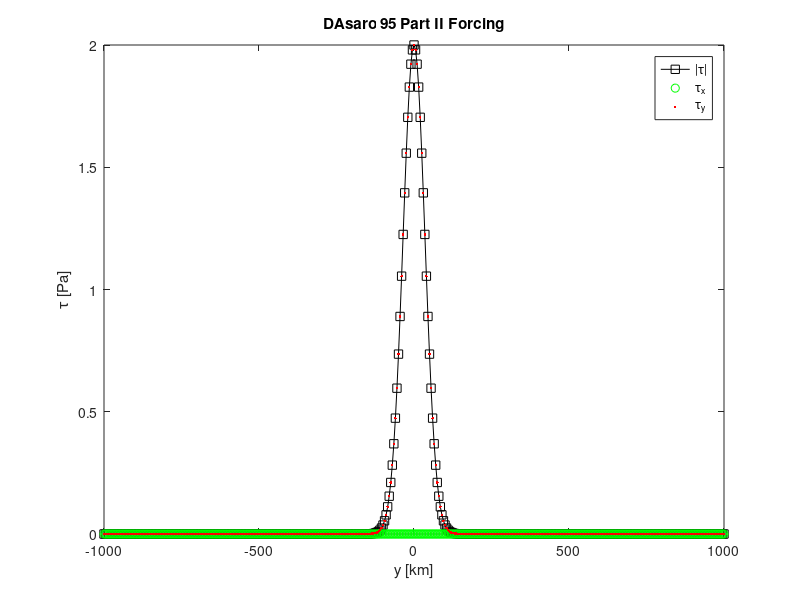

This figure's MATLAB source: (Note: this script raises an error after producing the figure.)
clear all

y=[-1000:5:1000];

ystorm = 50; %km

tau0=2.0;

tau = sqrt(-1).*tau0.*exp(-((y/ystorm).^2));

dTstorm=12; %12 h forcing (I also use it as index for hourly data)



figure

plot(y,abs(tau),'k-s',y,real(tau),'go',y,imag(tau),'r.')

legend('|\tau|','\tau_x','\tau_y');

xlabel('y [km]'); ylabel('\tau [Pa]');

title('DAsaro 95 Part II Forcing');

% Conclusion DAsaro's tau: y-component ONLY!!





% Slab model solution

%fi=sw_f(47.5); % at y = 0
fi=sw_f(84); % at y = 0



% what is beta

beta=(sw_f(48.5)-sw_f(46.5))./222240;

% get the local f

f0=fi; yf0=0;

ykm=y;

for I=1:length(ykm)

    dy=ykm(I)-yf0;

    flocal(I)=(f0 + beta*(dy*1000));

end





% Slab model mixed layer velocity solution using local f

damp_day=30; % damping time scale

r = 1/(damp_day*24*3600); % damping coeff

rhow=1025;

H=30;  %mixed layer depth

thr=[0:20*24]; % 20 days time series

% wind forcing time window

forcing_time=ones(size(thr)).*0;

forcing_time(1:dTstorm)=1; % wind forcing for dTstorm hours



t=thr*3600;

for J=1:length(ykm)

    

    tauI= tau(J)*forcing_time; % time series of tau at this y location

    

    T=tauI./rhow;

    omega= complex(r,flocal(J));

    Z(1,J)=complex(.001,0);

    % DAsaro 85 appendix formulation

    for I=2:length(t)

        dt=t(I)-t(I-1);

        Tt=(T(I)-T(I-1))/dt;

        p1 = Z(I-1,J).*exp(-omega.*dt);

        p2 = Tt./(H.*(omega.*omega));

        p3=(1 - exp(-omega.*dt));

        Z(I,J)=p1-(p2.*p3);

        clear p1 p2 p3

    end

    clear T

end

clear dt Tt omega

%------------





t0=0;

% back rotate

% note below flocal is converted to rad/h to match with time in hr

% Part 1 claims he uses fi at 47.5N for backrotating (not local)

for I=1:size(Z,2) % y dim

    UR(:,I)=Z(:,I).*(exp(i.*((fi*3600).*(thr(:)-t0))));

end





figure

ax(1)=subplot(211);

pcolor(ykm,thr,imag(Z)); shading flat; colorbar

xlabel('y [km]'); ylabel('Time [h]');

title(['Slab model solution, v_{slab}; H=',num2str(H),' m; r =',num2str(damp_day),' day']);



ax(2)=subplot(212)

pcolor(ykm,thr,imag(UR)); shading flat; colorbar

title('Backrotated v_{slab}')

xlabel('y [km]'); ylabel('Time [h]');



figure

plot(thr,imag(Z(:,ceil(length(y)/2)-1))); hold on

plot(thr,imag(UR(:,ceil(length(y)/2-1))),'r');

xlabel('Time [hr]');

%yl(-1e-3,1e-3)

legend('v_{slab}','Backrotated')

title('Example, at y =-12.5 km')





% do plane wave fits to complex data

% work with data from y=-XX to XXkm where 0 km is at storm and -ve

% southward

Y=ykm; % referenced y to storm center already

pick=find(Y>=-200 & Y<=200); % he fits to +/- 200 km of origin

Y=Y(pick);

data=UR(:,pick);

f0hr=(fi)*3600; % use f at y = 700 km, storm center



winlen=37; % 37h windows (ca 2x inertial period)

shift_t=3;

N=floor((length(thr)-winlen)/shift_t)



opts = optimoptions(@lsqnonlin,...
    'Algorithm','levenberg-marquardt','TolFun',1e-6,...
    'TolX',1e-6,'Display','off');



for J=1:N

    

    Jstart=((J-1)*shift_t)+1;

    Jend=Jstart+winlen;

    

    u=data(Jstart:Jend,:);

    t=thr(Jstart:Jend);

    [T,YY]=ndgrid(t-t0,Y); % T in hour, Y in km

    

    i=sqrt(-1);

    %objfcn = @(p)(p(1) .* exp(i.*(p(2).*YY(:)-f0hr.*T(:)))) - u(:);
    % Because time variability is removed, fit to Y only
    objfcn = @(p)(p(1) .* exp(i.*(p(2).*YY(:)))) - u(:); 

    % wavefcn = @(p) p(1) .* exp(i.*(p(2)).*YY-f0hr.*T) ;

    

    params_init=(1+1i)*[1e-3; 1e-5]; % m/s 1/km

    [estimates] = lsqnonlin(objfcn,params_init,[],[],opts);

    

    Efit(J)=.5.*(abs(estimates(1)).^2); %This is J/kg = m2/s2

    Pha(J)=angle(estimates(1));

    ky(J)=real(estimates(2));

    tav(J)=mean(t);

    clear estimates params* u t T YY

end





figure

ax(1)=subplot(211)

plot(tav./24,Efit,'+');

grid on

ylabel('Inertial Energy [J/kg]');

% subplot(122)

% plot(tav./24,unwrap(mysmooth(Pha,37)).*(180/pi));

% xlabel('Time [day]')

% ylabel('Plane wave fit, phase');

title('Plane wave fit to backrotated mixed layer slab current')

ax(2)=subplot(212)

plot(tav./24,ky,'+')

xlabel('Time [day]'); ylabel('k_y [rad/km]');

hold on

bslope=-beta.*(24*3600.*1000);

xs=0; ys=0;

xe=20; dx=xe-xs; dy=bslope*dx;

ye=ys+dy;

plot([xs xe],[ys ye],'r','linew',1.5)

text(6,-0.011,'-\beta t','color','r');

set(gca,'ylim',[-.03 0.01])

grid on

set(ax,'xlim',[0 20])








